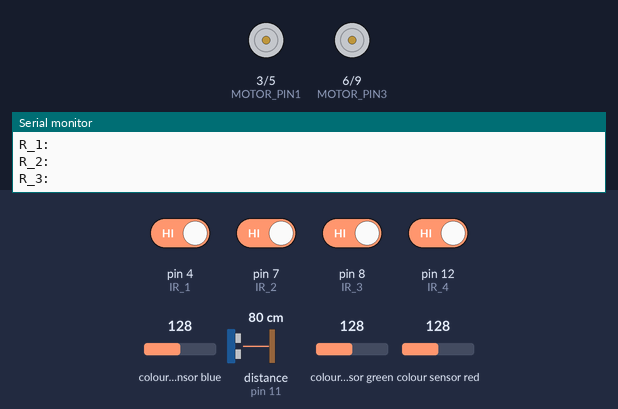
The sketch below on a simulated Arduino Uno, built with avr-gcc and run on an emulated ATmega328P. Parts: motor-driver pin pairs drawn as motors (green arrow = first pin HIGH = forward, orange = second pin HIGH = backward, longer = more drive), the last lines printed to the serial monitor. Wiring (inferred from the names in the program): ultrasonic range finder: trigger pin 10; echo pin 11. Inputs (shaded band) come from the test bench; at power-on: pin 4 (IR_1), pin 7 (IR_2), pin 8 (IR_3), pin 12 (IR_4) HIGH, distance to the obstacle (sensor on pin 11) 80 cm, colour sensor blue 128, colour sensor green 128, colour sensor red 128. The echo pulse lasts 58.3 µs per cm.

Above: at 1.2 s.
1.3 s: distance to the obstacle (sensor on pin 11) set to 10 cm
At 1.3 s:
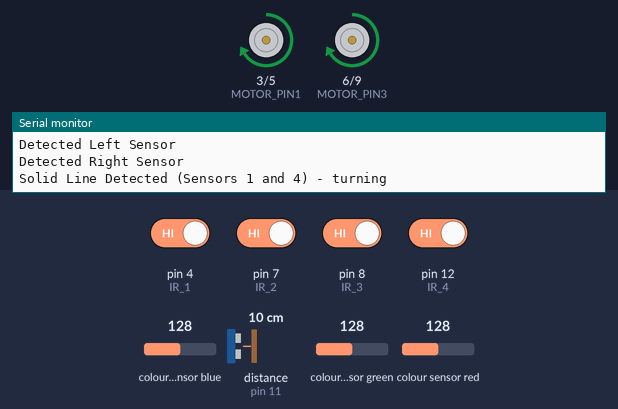
3.7 s: distance to the obstacle (sensor on pin 11) set to 7 cm
At 4.42 s:
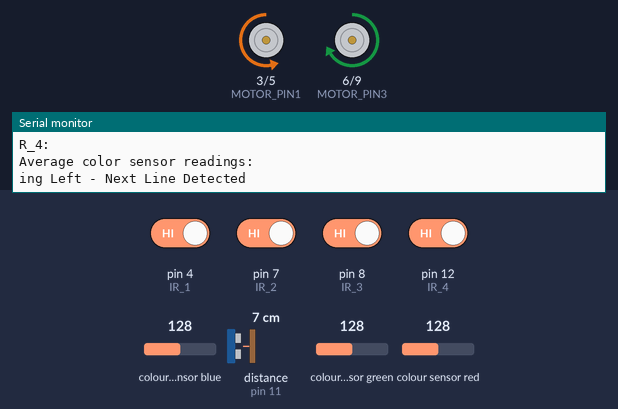
7.0 s: distance to the obstacle (sensor on pin 11) set to 9 cm
At 7.01 s:
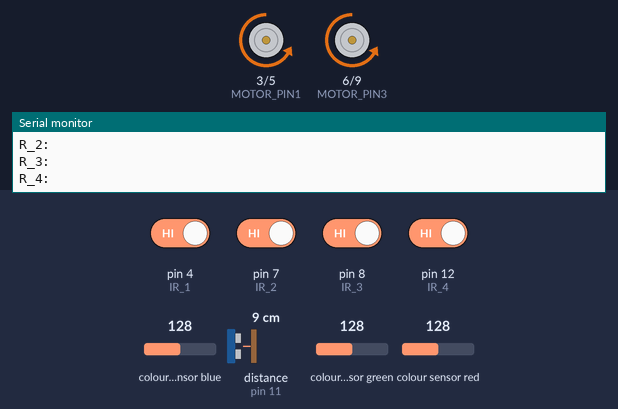
Timing chart, 0 to 10.0 s (numbered marks = the images above; inputs shaded):
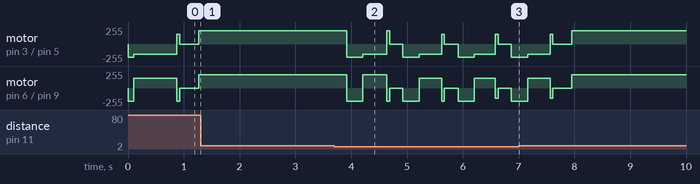

Measured:
- the behaviour switches between 9 and 8 cm on distance to the obstacle (sensor on pin 11) (found by bisection; images 1 and 2)

The sketch:

RobotGroup18.ino
```cpp
#include <tcs3200.h>
//#include <WiFiNINA.h>

#define COLOR_0 A0
#define COLOR_1 A1
#define COLOR_2 A2
#define COLOR_3 A3
#define COLOR_OUT A4

#define IR_1 4
#define IR_2 7
#define IR_3 8
#define IR_4 12

#define LED_R 25
#define LED_G 26
#define LED_B 27

#define MOTOR_PIN1 3
#define MOTOR_PIN2 5
#define MOTOR_PIN3 6
#define MOTOR_PIN4 9

#define US_TRIG 10
#define US_ECHO 11

void setup() {
  // put your setup code here, to run once:
  Serial.begin(9600);

  // setup infrared pins
  pinMode(IR_1, INPUT);
  pinMode(IR_2, INPUT);
  pinMode(IR_3, INPUT);
  pinMode(IR_4, INPUT);

  // setup onboard RGB LED pins
  /*WiFiDrv::pinMode(LED_R, OUTPUT); //define GREEN LED
  WiFiDrv::pinMode(LED_G, OUTPUT); //define RED LED
  WiFiDrv::pinMode(LED_B, OUTPUT); //define BLUE LED */

  // setup motor pins
  pinMode(MOTOR_PIN1, OUTPUT);
  pinMode(MOTOR_PIN2, OUTPUT);
  pinMode(MOTOR_PIN3, OUTPUT);
  pinMode(MOTOR_PIN4, OUTPUT);

  // setup ultrasonic pins
  pinMode(US_TRIG, OUTPUT);
  pinMode(US_ECHO, INPUT);
}

// state logic
String currentState = "Null";
String oldCurrentState = "Null";

// turning logic
String turnDirection = ""; // keep track of the current turn direction.
String lastTurnDirection = ""; // store the last turn direction to decide the next turn if sharp turn is detected.
bool isTurning = false; // flag to show if the robot is turning or not.
bool wallDetected = false; // flag to show if the robot has detected a wall with the ultrasonic sensor

int currentDistance = 0;

unsigned long colorSensorMillis = 0; // timer to track the last report of the color sensors
unsigned long irSensorMillis = 0; // timer to track the last report of the IR sensors
unsigned long ultrasonicSensorMillis = 0; // timer to track the last report of the ultrasonic sensor
unsigned long currentMillis = 0;

void loop() {
  // put your main code here, to run repeatedly:

  // get the current run time in milliseconds
  currentMillis = millis();

  // check the states of the IR sensors every 500ms
  if (currentMillis - irSensorMillis >= 500) {
    irSensorMillis = currentMillis;
    readInfrared();
  }

  // read the color sensor
  if (currentMillis - colorSensorMillis >= 250) {
    colorSensorMillis = currentMillis;
    readColorSensor();
  }

  // read the ultrasonic sensor
  if (currentMillis - ultrasonicSensorMillis >= 500)
  {
    ultrasonicSensorMillis = currentMillis;
    readUltrasonic();
  }
  /*
    test motor control by creating a routine that moves
    the robot forward for 1 second and then turns 90 degrees right.
    you will have to adjust the delay after the turn to make it a perfect square.
  */
  /*motorControl(255, 255); // go forward
  delay(1000);
  motorControl(0, 0); // stop momentarily
  delay(100);
  motorControl(255, -255); // turn to the right
  delay(500);
  motorControl(0, 0); // stop momentarily
  delay(100); */

  robotLogic();
}
```

motorControl.ino
```cpp
// global speed multipliers for each motor
float motor1Multiplier = 1.0;
float motor2Multiplier = 1.0;

void motorControl(int speed1, int speed2) {
  // apply the multipliers to the motor speeds
  int adjustedSpeed1 = speed1 * motor1Multiplier;
  int adjustedSpeed2 = speed2 * motor2Multiplier;

  // ensure the adjusted speeds do not exceed the PWM range [0, 255]
  adjustedSpeed1 = max(-255, min(255, adjustedSpeed1));
  adjustedSpeed2 = max(-255, min(255, adjustedSpeed2));

  // apply the adjusted speeds to the motors
  analogWrite(MOTOR_PIN1, adjustedSpeed1 > 0 ? adjustedSpeed1 : 0);
  analogWrite(MOTOR_PIN2, adjustedSpeed1 < 0 ? -adjustedSpeed1 : 0);
  analogWrite(MOTOR_PIN3, adjustedSpeed2 > 0 ? adjustedSpeed2 : 0);
  analogWrite(MOTOR_PIN4, adjustedSpeed2 < 0 ? -adjustedSpeed2 : 0);
}
```

readColorSensor.ino
```cpp
tcs3200 tcs(COLOR_0, COLOR_1, COLOR_2, COLOR_3, COLOR_OUT);

void readColorSensor() {
  const int samples = 5;
  long sumRed = 0, sumGreen = 0, sumBlue = 0, sumWhite = 0;

  for (int i = 0; i < samples; i++) {
    sumRed += tcs.colorRead('r');
    sumGreen += tcs.colorRead('g');
    sumBlue += tcs.colorRead('b');
    sumWhite += tcs.colorRead('c');
  }

  int avgRed = sumRed / samples;
  int avgGreen = sumGreen / samples;
  int avgBlue = sumBlue / samples;
  int avgWhite = sumWhite / samples;

  Serial.println("Average color sensor readings: ");
  Serial.println("R: " + avgRed);
  Serial.println("G: " + avgGreen);
  Serial.println("B: " + avgBlue);
  Serial.println("W: " + avgWhite);
}
```

readInfrared.ino
```cpp
int* readInfrared() {
  static int IRvalues[4];

  // read analog values from infra red sensors
  IRvalues[0] = digitalRead(IR_1);
  IRvalues[1] = digitalRead(IR_2);
  IRvalues[2] = digitalRead(IR_3);
  IRvalues[3] = digitalRead(IR_4);

  // print the read values to the serial monitor
  Serial.println("IR_1:" + IRvalues[0]);
  Serial.println("IR_2:" + IRvalues[1]);
  Serial.println("IR_3:" + IRvalues[2]);
  Serial.println("IR_4:" + IRvalues[3]);

  return IRvalues; // return the array of IR sensor values
}
```

readUltrasonic.ino
```cpp
int readUltrasonic() {
  // clear the trigger pin
  digitalWrite(US_TRIG, LOW);
  delayMicroseconds(2);

  // set the trigger pin to high for 10 microseconds
  digitalWrite(US_TRIG, HIGH);
  delayMicroseconds(10);
  digitalWrite(US_TRIG, LOW);

  // read the echo pin, returns the sound wave travel time in microseconds
  long duration = pulseIn(US_ECHO, HIGH);

  // calculate distance
  int distance = duration * 0.034 / 2;
  currentDistance = distance;

  // print the distance
  Serial.println("Distance: " + distance);
}
```

robotLogic.ino
```cpp
bool initialForwardMotion = false;                // flag to initiate forward motion at the start of a turn.
const unsigned long initialMotionDuration = 350;  // duration for initial forward motion in milliseconds.

unsigned long turnStartTime = 0;                // time when the turn starts.
const unsigned long initialTurnDuration = 600;  // duration for initial turn when wall detected before IR sensor activates
int turnSpeed = 150;

const unsigned long sensorCheckThreshold = 50;  // threshold in milliseconds to check both sensors.

unsigned long firstDetectionTime1 = 0;  // time of first detection for sensor 1.
unsigned long firstDetectionTime4 = 0;  // time of first detection for sensor 4.

void robotLogic() {
  turnLogic();  // process turning logic based on IR sensor values

  motorLogic();  // process motor logic based on IR sensor values
}

void motorLogic() {
  int* IRvalues = readInfrared();  // This will point to the array of sensor values


  // Apply robot logic based on sensor readings and turning flags
  if (!isTurning && !wallDetected) {
    if (IRvalues[1] == 1 && IRvalues[2] == 1) {
      motorControl(200, 200);  // move the robot forward
      currentState = "Forward";
    } else if (IRvalues[1] == 0 && IRvalues == 1) {
      motorControl(150, 200);  // turn left slightly
      currentState = "Left";
    } else if (IRvalues[1] == 1 && IRvalues[2] == 0) {
      motorControl(200, 150);  // turn right slightly
      currentState = "Right";
    } else if (IRvalues[0] == 1 && IRvalues[1] == 1 && IRvalues[2] == 1 && IRvalues[3] == 1) {
      // if none of the IR sensors detect a line, continue the last state decided by the center IR sensors
      if (currentState == "Forward") {
        motorControl(200, 200);  // move the robot forward
      } else if (currentState == "Left") {
        motorControl(150, 200);  // turn left slightly
      } else if (currentState == "Right") {
        motorControl(200, 150);  // turn right slightly
      }
    }
  } else if (isTurning && !wallDetected) {
    // handle the turning based on the direction determined

    if (initialForwardMotion) {
      motorControl(200, 200);  // continue moving forward for the initial duration
      currentState = "Bumping Out...";
      delay(initialMotionDuration);
      initialForwardMotion = false;  // end initial forward motion after duration

    } else {


      if (turnDirection == "left") {


        if (currentMillis - turnStartTime >= initialTurnDuration && IRvalues[2] == 1) {
          Serial.println("Detected Center IR Sensor after initial turn duration");
          isTurning = false;   // Stop turning if IR2 detects the line again
          motorControl(0, 0);  // Adjust to move forward or stop
          currentState = "Turning Left - Next Line Detected";
          motorControl(turnSpeed, -turnSpeed);  // Counterbalance
          delay(50);
          motorControl(0, 0);
          delay(50);
          currentState = "Forward";
        } else {
          motorControl(-turnSpeed, turnSpeed);  // Continue turning left
          currentState = "Turning Left - No Line Yet Detected";
        }


      } else if (turnDirection == "right") {


        if (currentMillis - turnStartTime >= initialTurnDuration && IRvalues[1] == 1) {
          Serial.println("Detected Center IR Sensor");
          isTurning = false;  // Stop turning if IR3 detects the line again
          currentState = "Turning Right - Next Line Detected";
          motorControl(-turnSpeed, turnSpeed);  // Counterbalance
          delay(50);
          motorControl(0, 0);
          delay(50);
          currentState = "Forward";


        } else {


          motorControl(turnSpeed, -turnSpeed);  // Continue turning right
          currentState = "Turning Right - No Line Yet Detected";
        }
      }
    }


    // Turn that is triggered by detecting a wall


  } else if (isTurning && wallDetected) {


    if (initialForwardMotion) {
      motorControl(-200, -200);  // Continue moving forward for the initial duration
      currentState = "Stopping...";
      delay(100);
      initialForwardMotion = false;  // End initial forward motion after duration
    } else {
      // Turn left
      if (currentMillis - turnStartTime >= initialTurnDuration && IRvalues[2] == 1) {
        Serial.println("Detected Center IR Sensor after initial turn duration");
        isTurning = false;  // Stop turning if IR2 detects the line again
        currentState = "Turning Left - Next Line Detected";
        motorControl(turnSpeed, -turnSpeed);  // Counterbalance
        delay(50);
        motorControl(0, 0);
        delay(50);
        wallDetected = false;
        currentState = "Forward";
      } else {
        motorControl(-turnSpeed, turnSpeed);  // Continue turning left
        currentState = "Turning Left - No Line Yet Detected";
      }
    }
  }
}

void turnLogic() {


  int* IRvalues = readInfrared();  // This will point to the array of sensor values


  // Print the read values to the serial monitor


  // Check to see if a wall has been detected
  if (currentDistance < 8 && wallDetected == false) {
    isTurning = true;
    wallDetected = true;
    turnStartTime = currentMillis;
    initialForwardMotion = true;
  }


  // If the wall hasn't been detected and the robot is not in a turning state
  if (!isTurning && wallDetected == false) {


    // Check the outer two sensors to see if they are triggered, and start the threshold timer
    if (IRvalues[3] == 1 && firstDetectionTime1 == 0) {
      firstDetectionTime1 = currentMillis;
      Serial.println("Detected Left Sensor");
    }
    if (IRvalues[0] == 1 && firstDetectionTime4 == 0) {
      firstDetectionTime4 = currentMillis;
      Serial.println("Detected Right Sensor");
    }


    // Check if both sensors detected a line within the threshold and determine the turn direction


    if (firstDetectionTime1 > 0 && currentMillis - firstDetectionTime1 < sensorCheckThreshold && firstDetectionTime4 > 0 && currentMillis - firstDetectionTime4 < sensorCheckThreshold) {
      // If both sensors detect a black line, turn the opposite direction of the last turn
      isTurning = true;
      initialForwardMotion = true;  // Initiate forward motion when turning starts
      turnStartTime = currentMillis;
      // turnDirection = lastTurnDirection == "left" ? "right" : "left";  // Opposite direction of last turn
      turnDirection = lastTurnDirection;
      firstDetectionTime1 = 0;
      firstDetectionTime4 = 0;
      lastTurnDirection = turnDirection;
      Serial.print("Solid Line Detected (Sensors 1 and 4) - turning ");
      Serial.println(turnDirection);
    } else if (firstDetectionTime1 > 0 && currentMillis - firstDetectionTime1 >= sensorCheckThreshold) {
      // If the left sensor detects a black line, start a left turn
      isTurning = true;
      initialForwardMotion = true;  // Initiate forward motion when turning starts
      turnStartTime = currentMillis;
      turnDirection = "left";
      firstDetectionTime1 = 0;  // Reset after decision
      lastTurnDirection = turnDirection;
      Serial.println("Left Turn Detected");
    } else if (firstDetectionTime4 > 0 && currentMillis - firstDetectionTime4 >= sensorCheckThreshold) {
      // If the right sensor detects a black line, start a left turn
      isTurning = true;
      initialForwardMotion = true;  // Initiate forward motion when turning starts
      turnStartTime = currentMillis;
      turnDirection = "right";
      firstDetectionTime4 = 0;  // Reset after decision
      lastTurnDirection = turnDirection;
      Serial.println("Right Turn Detected");


    } else {
      // Serial.println("No Turn Logic Detected");
    }
  }
}
```
